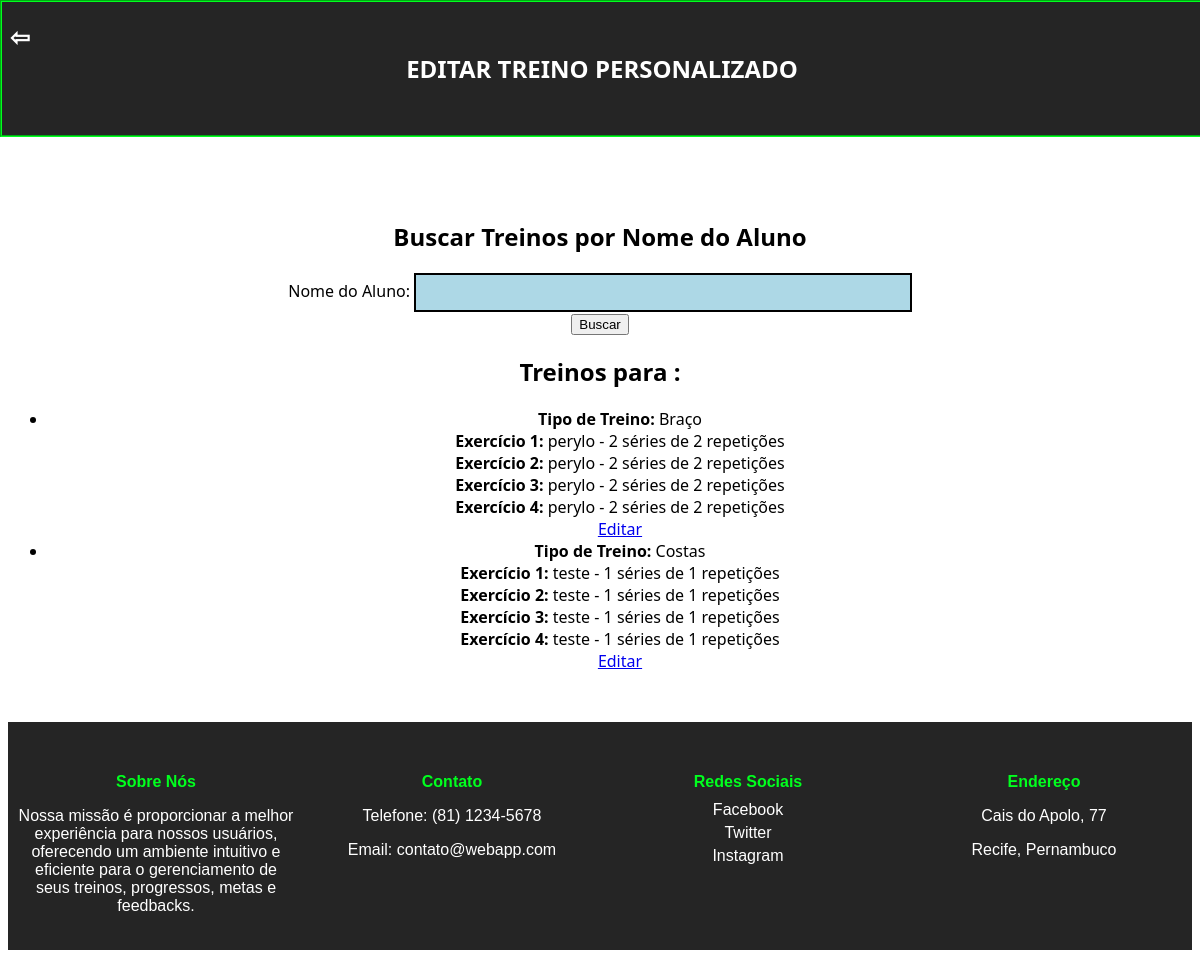
The app's page /editar_treinos/1/, older data.
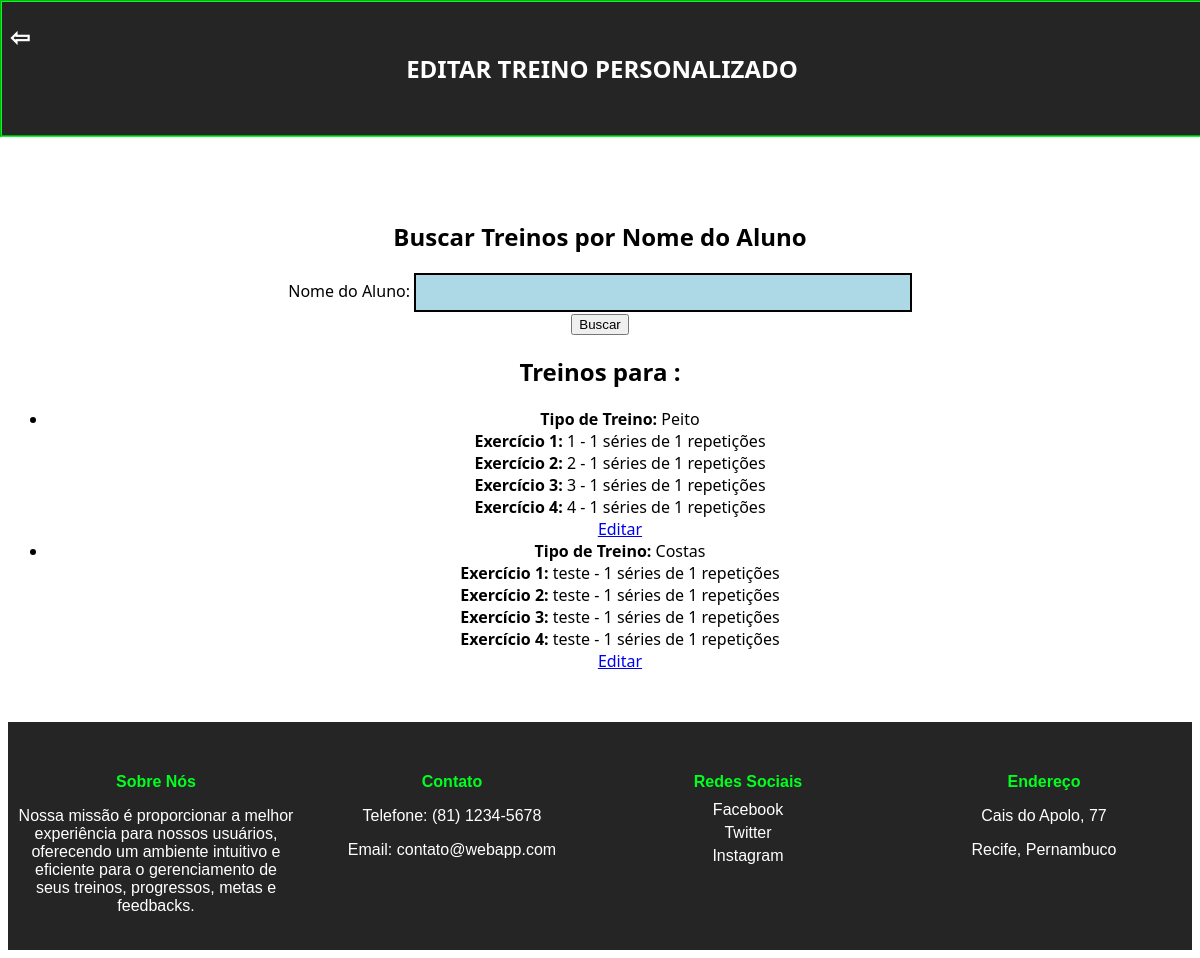
The same page, newer data.
### webapp/models.py (models this page shows, shortened)
class Treino(models.Model):
    TIPO_TREINO_CHOICES = (
        ('costas', 'Costas'),
        ('peito', 'Peito'),
        ('perna', 'Perna'),
        ('braco', 'Braço'),
    )
    aluno = models.ForeignKey(Dados, on_delete=models.CASCADE)
    tipo_treino = models.CharField(max_length=100, choices=TIPO_TREINO_CHOICES)
    exercicio1_nome = models.CharField(max_length=100)
    exercicio1_series = models.PositiveIntegerField()
    exercicio1_repeticoes = models.PositiveIntegerField()
    exercicio2_nome = models.CharField(max_length=100)
    exercicio2_series = models.PositiveIntegerField()
    exercicio2_repeticoes = models.PositiveIntegerField()
    exercicio3_nome = models.CharField(max_length=100)
    exercicio3_series = models.PositiveIntegerField()
    exercicio3_repeticoes = models.PositiveIntegerField()
    exercicio4_nome = models.CharField(max_length=100)
    exercicio4_series = models.PositiveIntegerField()
    exercicio4_repeticoes = models.PositiveIntegerField()

### webapp/views.py (the view)
# urls.py: path('editar_treinos/<int:treino_id>/', views.editar_treinos, name='editar_treinos'),
def editar_treinos(request, treino_id):
    treino = get_object_or_404(Treino, id=treino_id)
    if request.method == 'POST':
        form = TreinoEditForm(request.POST, instance=treino)
        if form.is_valid():
            form.save()
            mensagem_sucesso = "Treino editado com sucesso!"
    else:
        form = TreinoEditForm(instance=treino)
    return render(request, 'pagina_editar_treino.html', {
        'treino_edit_form': form,
        'treinos': Treino.objects.filter(aluno=treino.aluno),
        'nome_aluno_form': NomeAlunoForm(initial={'nome_aluno': treino.aluno.nome}),
    })

### webapp/forms.py
class TreinoEditForm(forms.ModelForm):
    class Meta:
        model = Treino
        fields = ['tipo_treino', 'exercicio1_nome', 'exercicio1_series', 'exercicio1_repeticoes',
                  'exercicio2_nome', 'exercicio2_series', 'exercicio2_repeticoes',
                  'exercicio3_nome', 'exercicio3_series', 'exercicio3_repeticoes',
                  'exercicio4_nome', 'exercicio4_series', 'exercicio4_repeticoes']

class NomeAlunoForm(forms.Form):
    nome_aluno = forms.CharField(label='Nome do Aluno', max_length=100)

### webapp/templates/pagina_editar_treino.html (shortened to what this page needs)
<!DOCTYPE html>
<html lang="pt-br">
<head>
</head>
<body>
    <div id="menu">
        <a href="{% url 'home_adm' %}">
            <h2 id="voltar" style="color: white;">⇦</h2>
        </a>
        <h2>EDITAR TREINO PERSONALIZADO</h2>
    </div>
     <div id="login_box">
        <h2>Buscar Treinos por Nome do Aluno</h2>
        <form method="post" action="{% url 'exibir_treinos' %}">
            <div class="input-group">
                <label for="nome_aluno">Nome do Aluno:</label>
                <input type="text" id="nome_aluno" name="nome_aluno" required>
            </div>
            <button type="submit">Buscar</button>
        </form>
    {% if treinos %}
    <h2>Treinos para {{ nome_aluno_form.cleaned_data.nome_aluno }}:</h2>
    <ul>
        {% for treino in treinos %}
        <li>
            <strong>Tipo de Treino:</strong> {{ treino.get_tipo_treino_display }}<br>
            <strong>Exercício 1:</strong> {{ treino.exercicio1_nome }} - {{ treino.exercicio1_series }} séries de {{ treino.exercicio1_repeticoes }} repetições<br>
            <strong>Exercício 2:</strong> {{ treino.exercicio2_nome }} - {{ treino.exercicio2_series }} séries de {{ treino.exercicio2_repeticoes }} repetições<br>
            <strong>Exercício 3:</strong> {{ treino.exercicio3_nome }} - {{ treino.exercicio3_series }} séries de {{ treino.exercicio3_repeticoes }} repetições<br>
            <strong>Exercício 4:</strong> {{ treino.exercicio4_nome }} - {{ treino.exercicio4_series }} séries de {{ treino.exercicio4_repeticoes }} repetições<br>
            <a href="#" onclick="showEditForm({{ treino.id }})">Editar</a>
        </li>
        {% endfor %}
    </ul>
    {% elif aluno and not treinos %}
    <p>Não há Treinos criados para {{ aluno.nome }}.</p>
    {% endif %}
</body>
<footer>
    <div class="footer-container">
        <div class="footer-section">
            <h4>Sobre Nós</h4>
            <p>Nossa missão é proporcionar a melhor experiência para nossos usuários, oferecendo um ambiente intuitivo e eficiente para o gerenciamento de seus treinos, progressos, metas e feedbacks.</p>
        </div>
        <div class="footer-section">
            <h4>Contato</h4>
            <p>Telefone: (81) 1234-5678</p>
            <p>Email: contato@webapp.com</p>
        </div>
        <div class="footer-section">
            <h4>Redes Sociais</h4>
            <a href="https://facebook.com" target="_blank">Facebook</a>
            <a href="https://twitter.com" target="_blank">Twitter</a>
            <a href="https://instagram.com" target="_blank">Instagram</a>
        </div>
        <div class="footer-section">
            <h4>Endereço</h4>
            <p>Cais do Apolo, 77</p>
            <p>Recife, Pernambuco</p>
        </div>
    </div>
</footer>
</html>

### webapp/templates/pagina_editar_treino.html (style rules this page uses)
body { font-family: system-ui, -apple-system, BlinkMacSystemFont, 'Segoe UI', Roboto, Oxygen, Ubuntu, Cantarell, 'Open Sans', 'Helvetica Neue', sans-serif; text-align: center; }
#login_box { font-family: system-ui, -apple-system, BlinkMacSystemFont, 'Segoe UI', Roboto, Oxygen, Ubuntu, Cantarell, 'Open Sans', 'Helvetica Neue', sans-serif; text-align: center; align-items: center; margin-top: 220px; }
input { border: 2px solid black; padding: 10px; background-color: lightblue; }
input[type=text], input[type=password] { width: 40%; }
#menu { padding-top: 30px; padding-bottom: 30px; background-color: lightblue; width: 100%; text-align: center; margin-bottom: 50px; position: fixed; top: 0; left: 0; border-bottom: 1px solid black; }
#menu { background-color: rgb(37, 37, 37); border: 2.5px groove rgb(0, 255, 30); color: white; padding-top: 30px; padding-bottom: 30px; width: 100%; text-align: center; margin-bottom: 50px; position: fixed; top: 0; left: 0; }
#voltar { position: fixed; left: 10px; top: 0; }
footer { background-color: rgb(37, 37, 37);; color: white; padding: 20px 0; font-family: Arial, sans-serif; margin-top: 50px; }
.footer-container { display: flex; justify-content: space-around; flex-wrap: wrap; }
.footer-section { flex: 1; min-width: 200px; margin: 10px; }
.footer-section h4 { margin-bottom: 10px; color: rgb(0, 255, 30); }
.footer-section p, .footer-section a { color: white; text-decoration: none; display: block; margin-bottom: 5px; }
.footer-section a { color: white; }

Row changes from the older to the newer data that the page shows:
changed Treino: tipo_treino "Braço" → "Peito"; exercicio1_nome "perylo" → "1"; exercicio1_series "2" → "1"; exercicio1_repeticoes "2" → "1"; exercicio2_nome "perylo" → "2"; exercicio2_series "2" → "1"; exercicio2_repeticoes "2" → "1"; exercicio3_nome "perylo" → "3"; exercicio3_series "2" → "1"; exercicio3_repeticoes "2" → "1"; exercicio4_nome "perylo" → "4"; exercicio4_series "2" → "1"; exercicio4_repeticoes "2" → "1"
